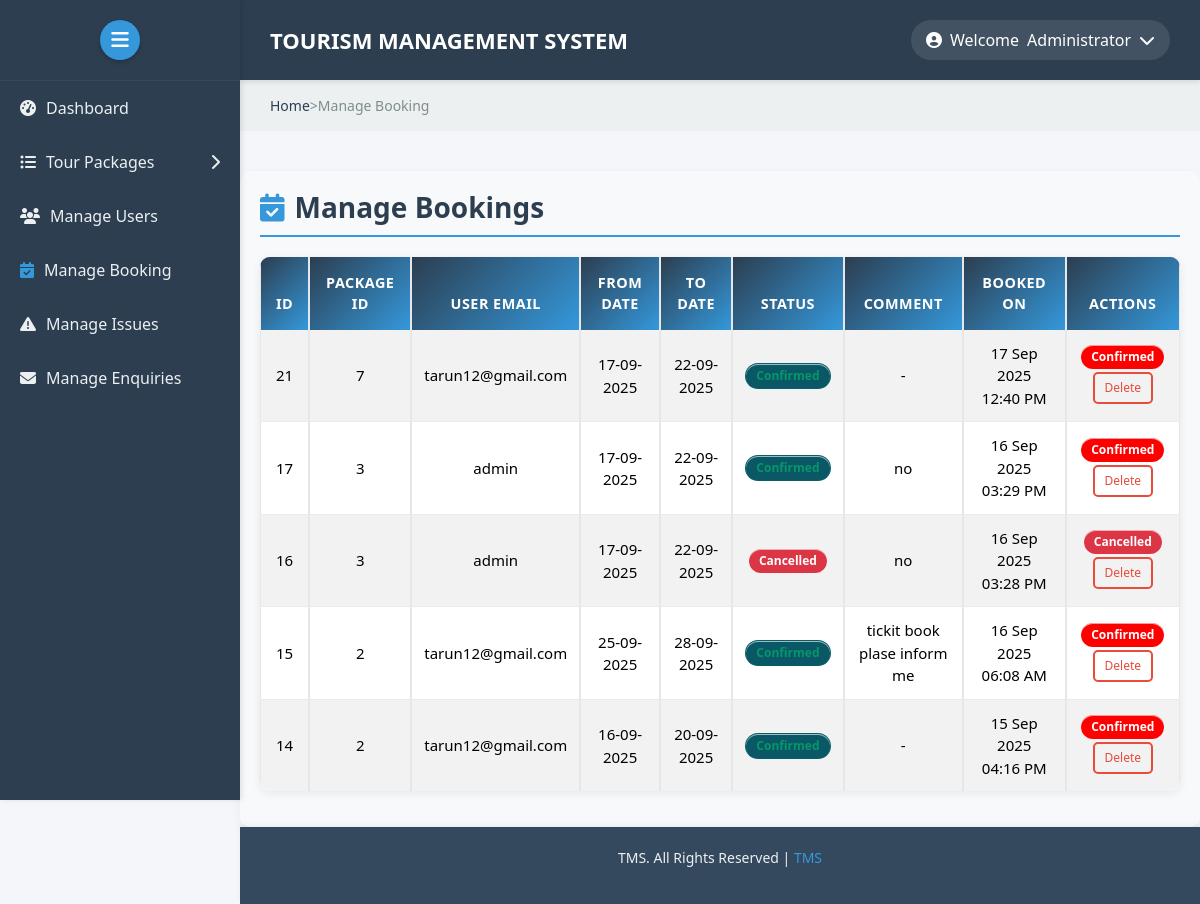
Screenshot of /admin/manage-bookings.php (signed in) with the database file from the repository.
### tables this page shows
CREATE TABLE `tblbooking` (
  `BookingId` int(11) NOT NULL,
  `PackageId` int(11) DEFAULT NULL,
  `UserEmail` varchar(100) DEFAULT NULL,
  `FromDate` varchar(100) DEFAULT NULL,
  `ToDate` varchar(100) DEFAULT NULL,
  `Comment` mediumtext DEFAULT NULL,
  `PersonCount` int(11) NOT NULL DEFAULT 1,
  `TotalAmount` decimal(10,2) NOT NULL DEFAULT 0.00,
  `RegDate` timestamp NULL DEFAULT current_timestamp(),
  `status` int(11) DEFAULT NULL,
  `CancelledBy` varchar(5) DEFAULT NULL,
  `UpdationDate` timestamp NULL DEFAULT NULL ON UPDATE current_timestamp()
);

### admin/manage-bookings.php (the view, shortened to what this page needs)
<?php
include('./includes/config.php');
$sql = "SELECT * FROM tblbooking ORDER BY BookingId DESC";
$result = mysqli_query($conn, $sql);
?>
<!DOCTYPE html>
<html lang="en">
<head>
    <link href="https://cdn.jsdelivr.net/npm/bootstrap@5.3.3/dist/css/bootstrap.min.css" rel="stylesheet">
    <link rel="stylesheet" href="https://cdnjs.cloudflare.com/ajax/libs/font-awesome/6.5.0/css/all.min.css">
    <link rel="stylesheet" href="./css/style.css">
</head>
<body>
    <div class="sidebar">
        <div class="sidebar-header">
            <button class="toggle-btn" id="sidebarToggle">
                <i class="fas fa-bars"></i>
            </button>
        </div>
        <div class="sidebar-menu">
            <ul>
                <li><a href="dashboard.php"><i class="fas fa-tachometer-alt"></i> <span>Dashboard</span></a></li>
                <li>
                    <a href="#"><i class="fas fa-list-ul"></i> <span>Tour Packages</span> <i class="fas fa-chevron-right" style="margin-left: auto;"></i></a>
                </li>
                <li><a href="manage-users.php"><i class="fas fa-users"></i> <span>Manage Users</span></a></li>
                <li><a href="manage-bookings.php"><i class="fas fa-calendar-check"></i> <span>Manage Booking</span></a></li>
                <li><a href="manageissues.php"><i class="fas fa-exclamation-triangle"></i> <span>Manage Issues</span></a></li>
                <li><a href="manage-enquires.php" class="active"><i class="fas fa-envelope"></i> <span>Manage Enquiries</span></a></li>
            </ul>
        </div>
    </div>
    <div class="main-content">
        <div class="header">
            <div class="logo">TOURISM MANAGEMENT SYSTEM</div>
            <div class="user-profile" id="userProfile">
                <i class="fas fa-user-circle"></i>
                <span>Welcome</span>
                <span>Administrator</span>
                <i class="fas fa-chevron-down"></i>
            </div>
        </div>
        <div class="breadcrumb">
            <a href="dashboard.php">Home</a> > <span>Manage Booking</span>
        </div>
        <div class="container mt-4">
            <h3><i class="fas fa-calendar-check"></i> Manage Bookings</h3>
            <table class="table table-bordered table-striped">
                <thead class="table-dark">
                    <tr>
                        <th>ID</th>
                        <th>Package ID</th>
                        <th>User Email</th>
                        <th>From Date</th>
                        <th>To Date</th>
                        <th>Status</th>
                        <th>Comment</th>
                        <th>Booked On</th>
                        <th>Actions</th>
                    </tr>
                </thead>
                <tbody>
                    <?php
                    if (mysqli_num_rows($result) > 0) {
                        while ($row = mysqli_fetch_assoc($result)) {
                            $status = $row['status'];
                            $statusText = "Unknown";
                            $badgeClass = "bg-secondary";
                            if ($status == 0) {
                                $statusText = "Pending";
                                $badgeClass = "bg-warning";
                            } elseif ($status == 1) {
                                $statusText = "Confirmed";
                                $badgeClass = "bg-success";
                            } elseif ($status == 2) {
                                $statusText = "Cancelled";
                                $badgeClass = "bg-danger";
                            }
                            echo "<tr>";
                            echo "<td>" . htmlspecialchars($row['BookingId']) . "</td>";
                            echo "<td>" . htmlspecialchars($row['PackageId']) . "</td>";
                            echo "<td>" . htmlspecialchars($row['UserEmail']) . "</td>";
                            echo "<td>" . htmlspecialchars($row['FromDate']) . "</td>";
                            echo "<td>" . htmlspecialchars($row['ToDate']) . "</td>";
                            echo "<td><span class='badge " . $badgeClass . "'>" . htmlspecialchars($statusText) . "</span></td>";
                            echo "<td>" . (htmlspecialchars($row['Comment']) ? htmlspecialchars($row['Comment']) : "-") . "</td>";
                            echo "<td>" . date('d M Y h:i A', strtotime($row['RegDate'])) . "</td>";
                            echo "<td>";
                            if ($status == 0) {
                                echo "<a href='?action=confirm&id=" . $row['BookingId'] . "'
                                      onclick='return confirm(\"Are you sure you want to CONFIRM this booking?\")'
                                      class='btn btn-sm btn-success'>Confirm</a> ";
                                echo "<a href='?action=cancel&id=" . $row['BookingId'] . "'
                                      onclick='return confirm(\"Are you sure you want to CANCEL this booking?\")'
                                      class='btn btn-sm btn-danger'>Cancel</a> ";
                            } elseif ($status == 1) {
                                echo "<span class='badge bg-primary'>Confirmed</span>";
                            } elseif ($status == 2) {
                                echo "<span class='badge bg-danger'>Cancelled</span>";
                            }
                            echo "<a href='?action=delete&id=" . $row['BookingId'] . "'
                                  onclick='return confirm(\"Are you sure you want to PERMANENTLY DELETE this booking? This cannot be undone!\")'
                                  class='btn btn-sm btn-outline-danger'>Delete</a>";
                            echo "</td>";
                            echo "</tr>";
                        }
                    } else {
                        echo "<tr><td colspan='9' class='text-center text-muted'>No bookings found.</td></tr>";
                    }
                    ?>
                </tbody>
            </table>
        </div>
        <div class="footer">
            <p>TMS. All Rights Reserved | <a href="#">TMS</a></p>
        </div>
    </div>
</body>
</html>

### admin/css/style.css (style rules this page uses)
* { margin: 0; padding: 0; box-sizing: border-box; }
body { font-family: 'Segoe UI', Tahoma, Geneva, Verdana, sans-serif; background-color: #f5f6fa; color: #333; overflow-x: hidden; min-height: 100vh; }
.sidebar { width: 250px; height: 100vh; background: #2c3e50; color: white; position: fixed; top: 0; left: 0; transition: all 0.3s ease; z-index: 1000; box-shadow: 2px 0 5px rgba(0, 0, 0, 0.1); overflow-y: auto; }
.sidebar-header { padding: 20px; display: flex; align-items: center; justify-content: center; border-bottom: 1px solid #34495e; background: #2c3e50; }
.toggle-btn { background: #3498db; border: none; color: white; font-size: 20px; cursor: pointer; width: 40px; height: 40px; border-radius: 50%; display: flex; align-items: center; justify-content: center; transition: background 0.3s ease, transform 0.2s; box-shadow: 0 2px 5px rgba(0, 0, 0, 0.2); }
.sidebar-menu ul { list-style: none; padding: 0; }
.sidebar-menu li { position: relative; }
.sidebar-menu a { display: flex; align-items: center; padding: 15px 20px; color: #ecf0f1; text-decoration: none; transition: background 0.3s; gap: 10px; white-space: nowrap; }
.sidebar-menu .fas.fa-chevron-right { margin-left: auto; transition: transform 0.3s; }
.main-content { flex: 1; margin-left: 250px; transition: margin-left 0.3s ease; min-height: 100vh; display: flex; flex-direction: column; }
.header { display: flex; justify-content: space-between; align-items: center; padding: 20px 30px; background: #2c3e50; color: white; box-shadow: 0 2px 5px rgba(0, 0, 0, 0.1); position: sticky; top: 0; z-index: 99; }
.logo { font-size: 22px; font-weight: bold; color: white; }
.user-profile { display: flex; align-items: center; gap: 8px; cursor: pointer; position: relative; padding: 8px 15px; border-radius: 20px; background: rgba(255, 255, 255, 0.1); color: white; }
.breadcrumb { padding: 15px 30px; background: #ecf0f1; font-size: 14px; color: #7f8c8d; }
.breadcrumb a { color: #2c3e50; text-decoration: none; }
.container.mt-4 { max-width: 100%; padding: 20px; background: #f8f9fa; border-radius: 10px; box-shadow: 0 4px 12px rgba(0, 0, 0, 0.05); }
.container h3 { color: #2c3e50; font-weight: 600; margin-bottom: 20px; padding-bottom: 10px; border-bottom: 2px solid #3498db; display: flex; align-items: center; gap: 10px; }
.table { background-color: #ffffff; border-collapse: separate; border-spacing: 0; border-radius: 10px; overflow: hidden; box-shadow: 0 2px 10px rgba(0, 0, 0, 0.08); }
.table thead th { background: linear-gradient(135deg, #2c3e50, #3498db); color: white; font-weight: 600; text-align: center; padding: 15px; font-size: 0.9rem; text-transform: uppercase; letter-spacing: 0.5px; }
.table tbody td { padding: 12px; vertical-align: middle; text-align: center; border-bottom: 1px solid #e9ecef; }
.table tbody tr:last-child td { border-bottom: none; }
.table-striped tbody tr:nth-of-type(odd) { background-color: #f8f9fa; }
table { width: 100%; border-collapse: collapse; }
table thead { background: #6366f1; color: #fff; }
table th, table td { padding: 18px 20px; border: 1px solid #e5e7eb; font-size: 15px; text-align: center; }
.badge { display: inline-block; padding: 6px 10px; border-radius: 999px; font-size: 12px; font-weight: 600; line-height: 1; vertical-align: middle; text-transform: none; box-shadow: 0 1px 0 rgba(255, 255, 255, 0.6) inset; }
.bg-success { background-color: #0a5866ff !important; }
.bg-danger { background-color: #dc3545 !important; }
.bg-primary { background-color: #ff0000ff !important; }
.badge.bg-success { background: rgba(16, 185, 129, 0.12); color: #059669; border: 1px solid rgba(5, 150, 105, 0.12); }
.btn-sm { margin: 3px; font-size: 0.75rem; padding: 5px 10px; border-radius: 5px; font-weight: 500; transition: all 0.3s ease; border: none; color: white; }
.btn-outline-danger { color: #e74c3c; border: 2px solid #e74c3c; background-color: transparent; }
.footer { margin-top: auto; padding: 20px 30px; background: #34495e; color: #ecf0f1; text-align: center; font-size: 14px; box-shadow: 0 -2px 5px rgba(0, 0, 0, 0.05); }
.footer a { color: #3498db; text-decoration: none; }
.fa-calendar-check { color: #3498db; }
@media (min-width: 1025px) and (max-width: 1440px) { .sidebar { width: 240px; } }
@media (min-width: 1025px) and (max-width: 1440px) { .main-content { margin-left: 240px; } }

### rows the page displays
tblbooking: BookingId "21", PackageId "7", UserEmail "tarun12@gmail.com", FromDate "17-09-2025", ToDate "22-09-2025", status "Confirmed", RegDate "17 Sep 2025 12:40 PM"
tblbooking: BookingId "17", PackageId "3", UserEmail "admin", FromDate "17-09-2025", ToDate "22-09-2025", status "Confirmed", Comment "no", RegDate "16 Sep 2025 03:29 PM"
tblbooking: BookingId "16", PackageId "3", UserEmail "admin", FromDate "17-09-2025", ToDate "22-09-2025", status "Cancelled", Comment "no", RegDate "16 Sep 2025 03:28 PM"
tblbooking: BookingId "15", PackageId "2", UserEmail "tarun12@gmail.com", FromDate "25-09-2025", ToDate "28-09-2025", status "Confirmed", Comment "tickit book plase inform me", RegDate "16 Sep 2025 06:08 AM"
tblbooking: BookingId "14", PackageId "2", UserEmail "tarun12@gmail.com", FromDate "16-09-2025", ToDate "20-09-2025", status "Confirmed", RegDate "15 Sep 2025 04:16 PM"
